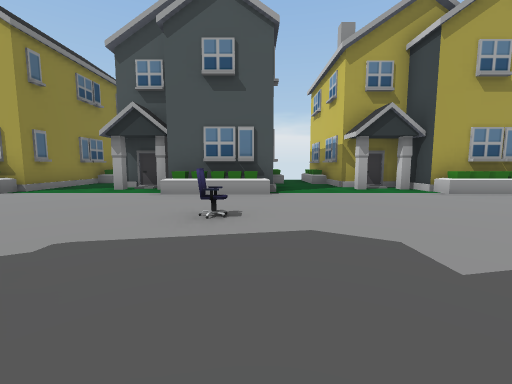
[1] (above)

24 first-person views from a walk through a 3-D level made in the Unity game engine. The camera is 1.2 m above the floor, tilts 6° down and sees 90° across. The floor is counted in squares, 2 m on a side. Each view is taken from the middle of a square. On the plan, view 1 faces up. The plan holds only what a view shows up to about 9 squares ahead; the rest is blank. The place goes on beyond the plan. Some animated figures are left out. Some surface patterns are stand-ins.

[2]
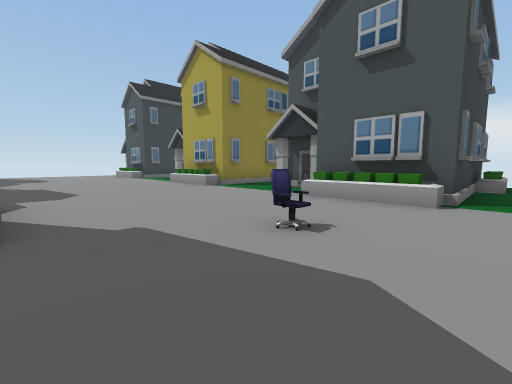

[3]
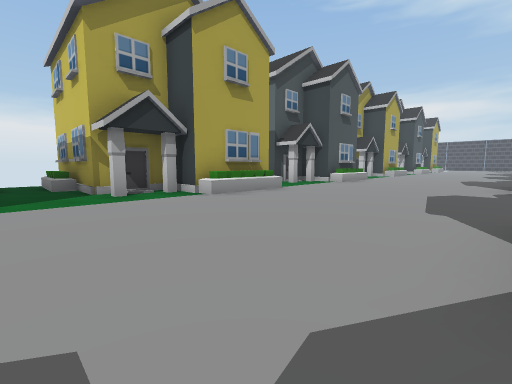

[4]
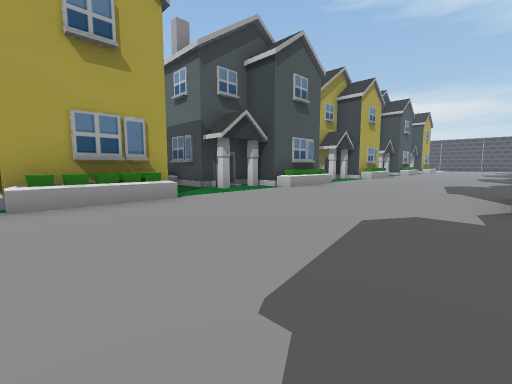

[5]
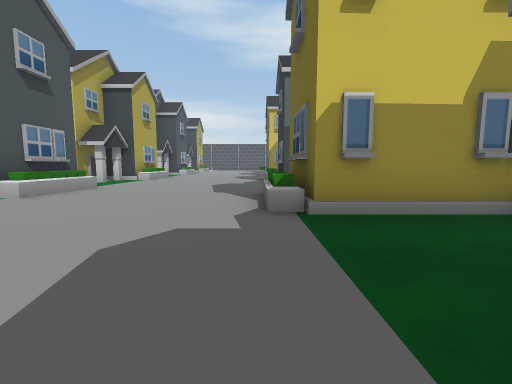

[6]
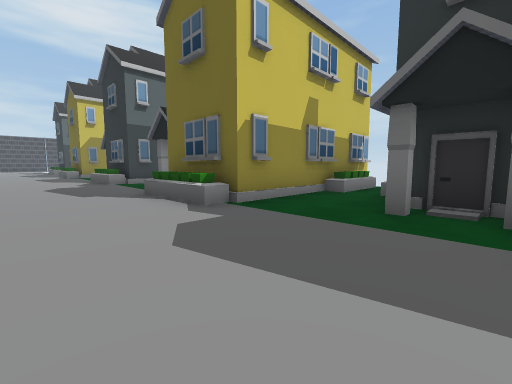

[7]
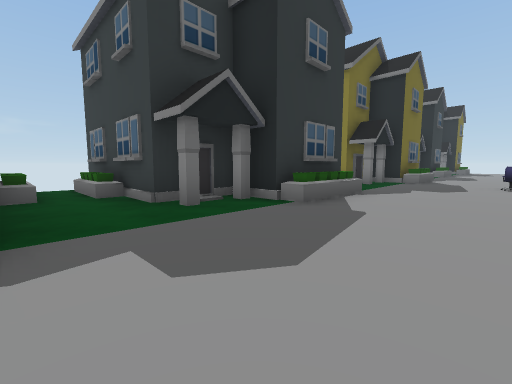

[8]
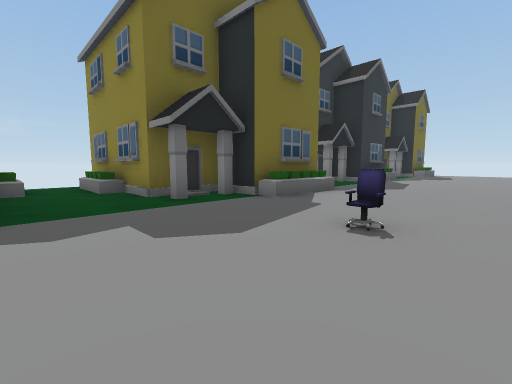

[9]
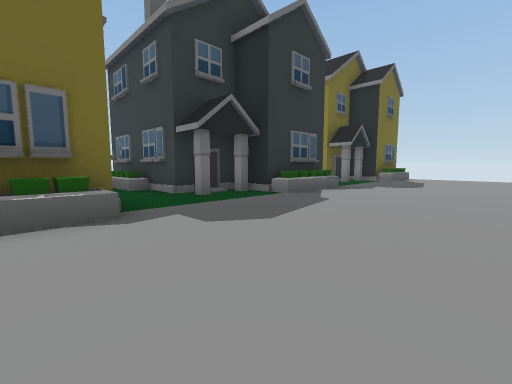

[10]
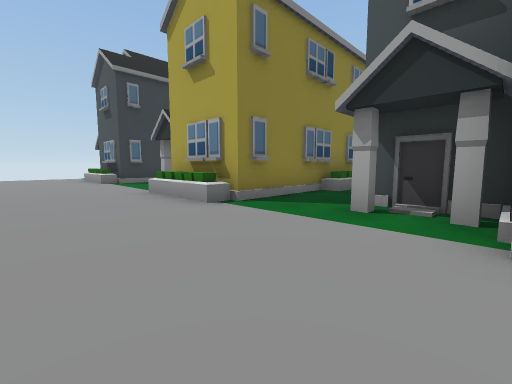

[11]
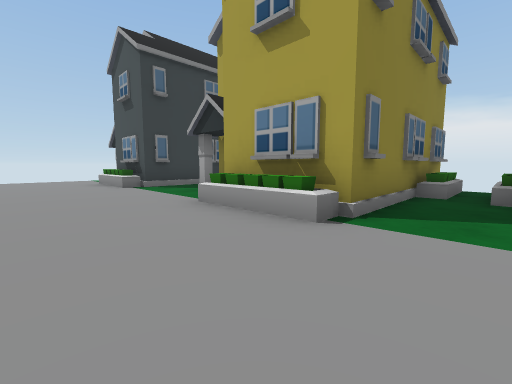

[12]
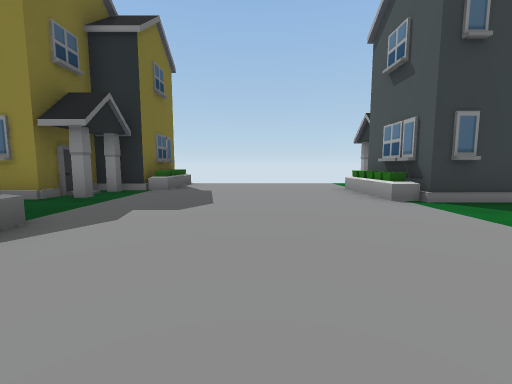

[13]
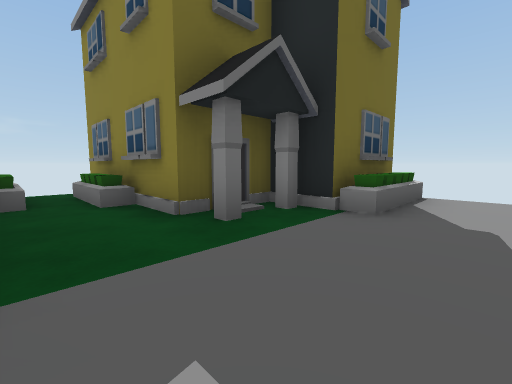

[14]
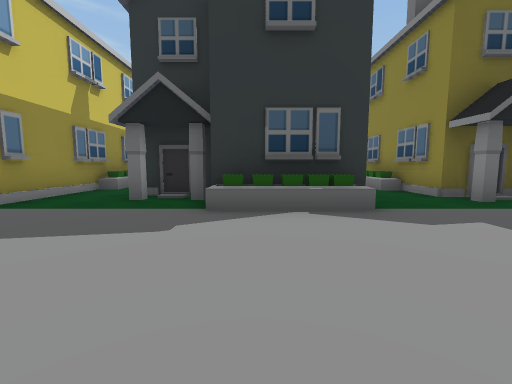

[15]
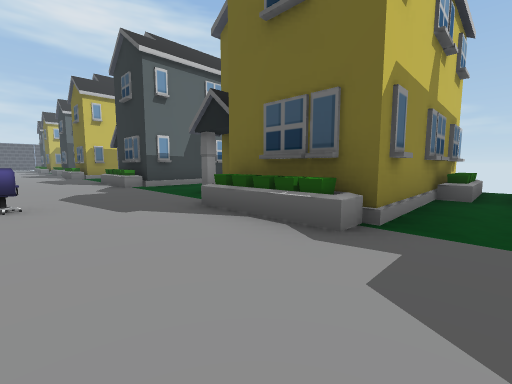

[16]
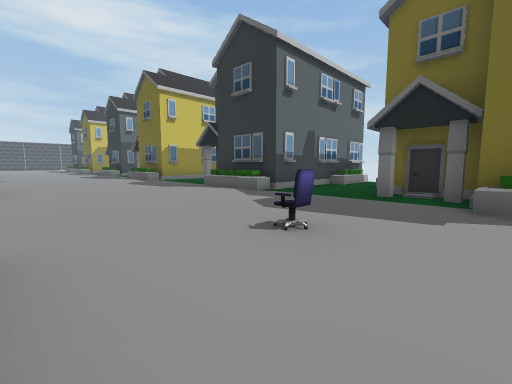

[17]
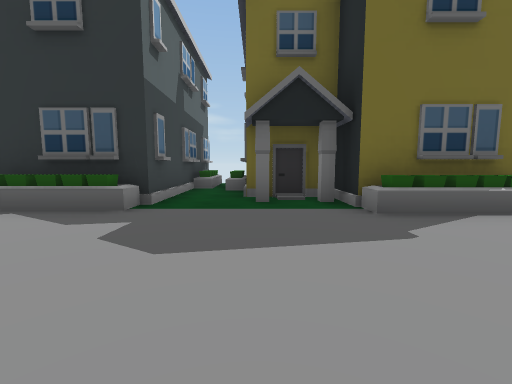

[18]
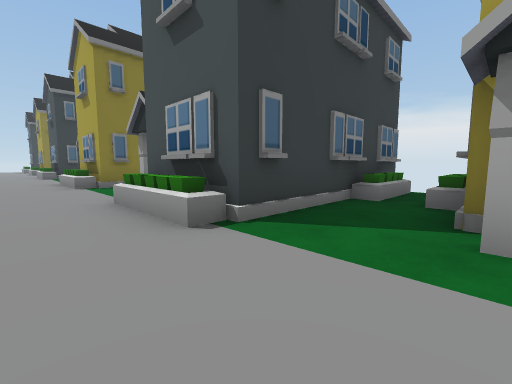

[19]
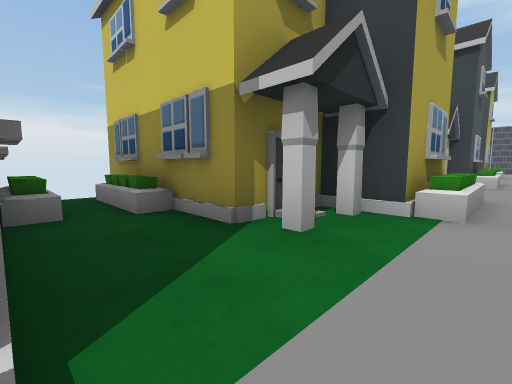

[20]
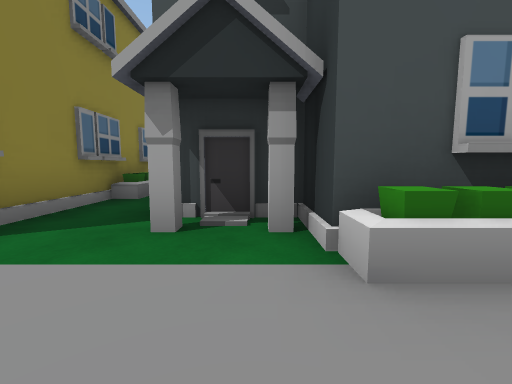

[21]
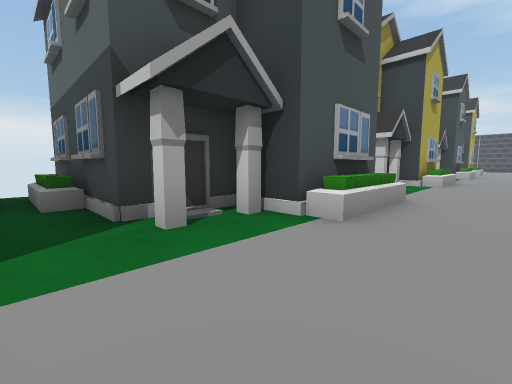

[22]
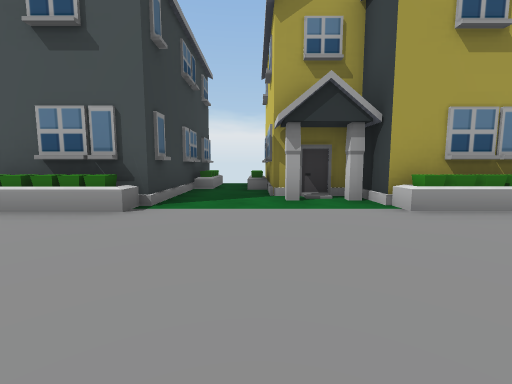

[23]
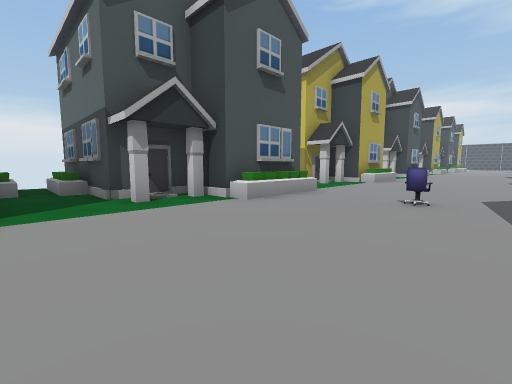

[24]
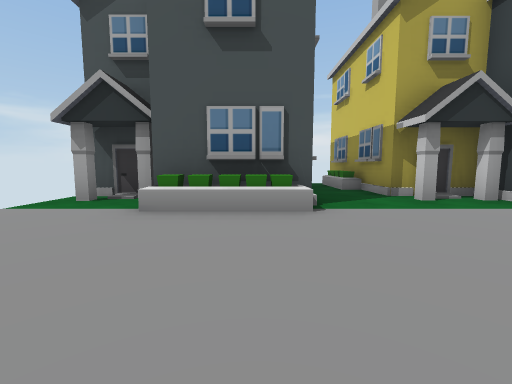

### Floor plan
Key: @ floor where view 1 was taken; # wall or solid block; . floor; / step, stairs or slope; H house; O other object.
Columns run from 16 left of view 1 to 15 right of it. Each row starts with its distance up from view 1.
 11        H   HH   H H     #   # #
 10       .#   HH   #.H   #.#   #.#
  9       .#   H#   #.H   #.#   #.#
  8      #.#   ..   #..   #.#   #.#
  7  #####.### ..####..####.#####.##
  6  ..##....##...###...###...###...
  5  ...............................
  4  ...............................
  3  ..............O................
  2  ...............................
  1  ............H..................
  0 ###....##...###.@.H##....##...##
 -1   ###.. ###.#####.. ###.. ###.#
 -2     #/.   #.#   #.#   #.#    .#
 -3     ##/   #.#   #.H   #.#    .#
 -4     #H/   #.#   #.H   #.H    .#
 -5     #     H #   #     H H     #

Where each view was taken, in squares from view 1:
view 1: 0 up, 0 right, facing up
view 2: 1 up, 1 right, facing up-left
view 3: 1 up, 1 right, facing up-right
view 4: 1 up, 4 right, facing up-right
view 5: 1 up, 5 right, facing right
view 6: 3 up, 5 right, facing down-right
view 7: 3 up, 8 right, facing down-left
view 8: 4 up, 2 right, facing down-left
view 9: 4 up, 3 left, facing down-left
view 10: 3 up, 2 left, facing up-left
view 11: 3 up, 4 left, facing up-left
view 12: 3 up, 7 left, facing left
view 13: 2 up, 10 left, facing down-left
view 14: 4 up, 8 left, facing down
view 15: 3 up, 5 left, facing down-right
view 16: 5 up, 2 left, facing down-right
view 17: 4 up, 12 right, facing down
view 18: 4 up, 14 right, facing up-left
view 19: 5 up, 12 right, facing up-right
view 20: 4 up, 9 right, facing up
view 21: 4 up, 7 right, facing up-right
view 22: 2 up, 2 right, facing up
view 23: 2 up, 5 left, facing up-right
view 24: 2 up, 12 left, facing up
